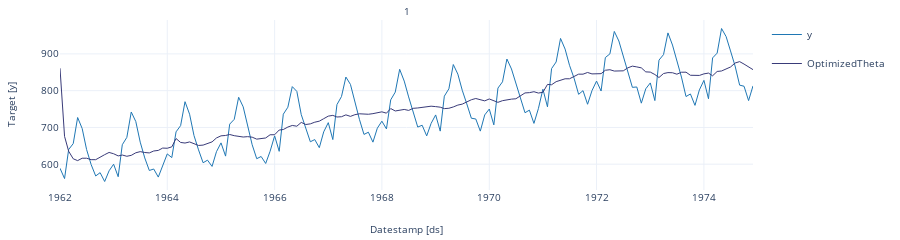

Notebook cell for this chart:
### Code cell
StatsForecast.plot(values)

### Figure 1 — Plotly figure (JSON) as saved in the notebook; plotly's stock layout.template omitted (floating-point values rounded to 4 significant figures; data arrays with more than 128 entries replaced by an {"elided": "..."} marker saying what was removed)
{"data": [{"legendgroup": "y", "line": {"color": "#1f77b4", "width": 1}, "mode": "lines", "name": "y", "showlegend": true, "type": "scatter", "x": {"elided": "156 str values"}, "xaxis": "x", "y": {"elided": "156 int values"}, "yaxis": "y"}, {"legendgroup": "OptimizedTheta", "line": {"color": "#393b79", "width": 1}, "mode": "lines", "name": "OptimizedTheta", "showlegend": true, "type": "scatter", "x": {"elided": "156 str values"}, "xaxis": "x", "y": {"elided": "156 float values"}, "yaxis": "y"}], "layout": {"annotations": [{"font": {"size": 10}, "showarrow": false, "text": "1", "x": 0.5, "xanchor": "center", "xref": "paper", "y": 1, "yanchor": "bottom", "yref": "paper"}, {"font": {"size": 10}, "showarrow": false, "text": "Datestamp [ds]", "x": 0.5, "xanchor": "center", "xref": "paper", "y": 0, "yanchor": "top", "yref": "paper", "yshift": -30}, {"font": {"size": 10}, "showarrow": false, "text": "Target [y]", "textangle": -90, "x": 0, "xanchor": "right", "xref": "paper", "xshift": -40, "y": 0.5, "yanchor": "middle", "yref": "paper"}], "autosize": true, "font": {"size": 10}, "height": 150, "margin": {"b": 50, "l": 60, "r": 10, "t": 20}, "xaxis": {"anchor": "y", "domain": [0, 1], "showticklabels": true, "visible": true}, "yaxis": {"anchor": "x", "domain": [0, 1]}}}
